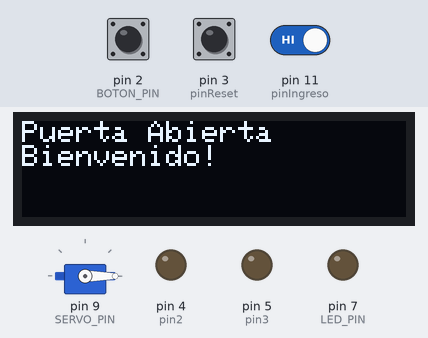
The sketch below on a simulated Arduino Uno, built with avr-gcc and run on an emulated ATmega328P. Parts: 128×32 one-colour display, servo, output pins drawn as LEDs (lit = HIGH). Inputs (shaded band) come from the test bench; at power-on: pin 2 (BOTON_PIN) HIGH, pin 3 (pinReset) HIGH, pin 11 (pinIngreso) HIGH. What the sketch prints to the serial monitor is not drawn.

Above: at 1.2 s.
1.3 s: pin 2 (BOTON_PIN) pulled LOW for 0.15 s
At 1.9 s:
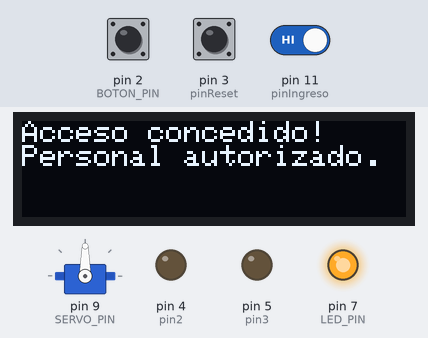
4.4 s: pin 3 (pinReset) pulled LOW for 0.15 s
At 5.4 s:
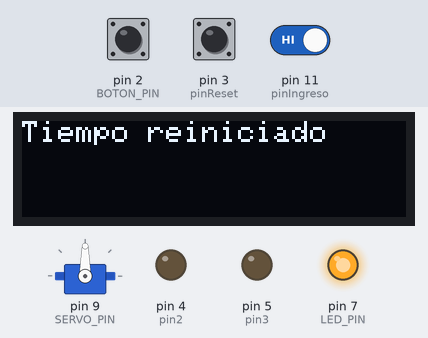
7.5 s: pin 11 (pinIngreso) driven LOW
At 7.8 s:
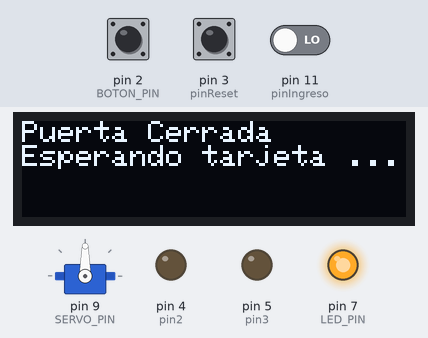
10.5 s: pin 11 (pinIngreso) driven HIGH
At 11.3 s:
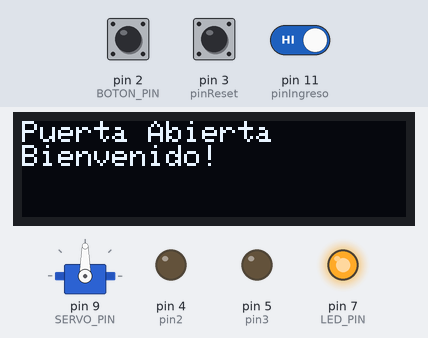
13.5 s: pin 11 (pinIngreso) driven LOW
At 14.2 s:
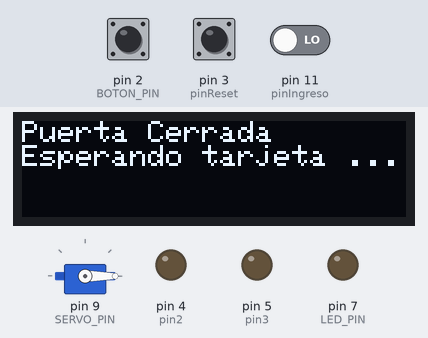
15.0 s: pin 11 (pinIngreso) driven HIGH
At 20.8 s:
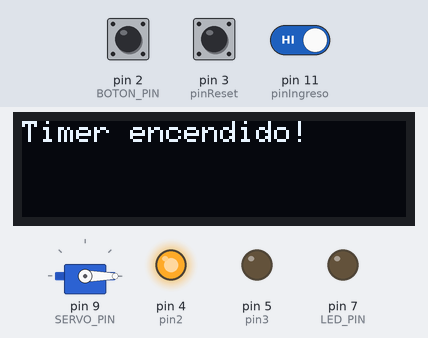
Timing chart, 0 to 26.4 s (numbered marks = the images above; inputs shaded):
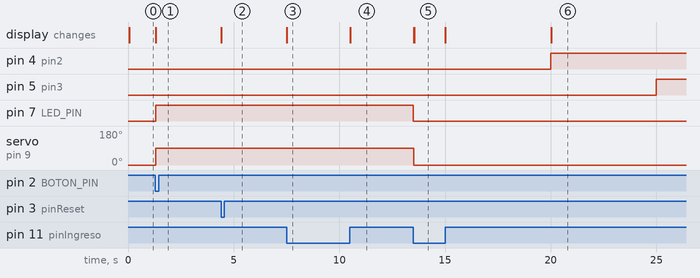

The sketch:

mainFinal.ino
```cpp
#include "pantalla1.h"
#include <DHT11.h>
#include <Servo.h>  // Incluye la librería para controlar el servo

#define BOTON_PIN 2  // Pin del botón (simula la tarjeta)
#define LED_PIN 7     // Pin del LED
#define SERVO_PIN 9   // Pin donde está conectado el servo

Servo miServo;        // Crea un objeto de tipo Servo
bool mostrarMensaje = false;
bool accesoPermitido = false;  // Variable que indica si el acceso está permitido

unsigned long tiempoInicio = 0; // Variable para almacenar el tiempo de inicio del temporizador
unsigned long DURACION_ACCESO = 10000; // Duración del acceso permitido en milisegundos (10 segundos)
unsigned long segundosPrevios = 0; // Para rastrear los segundos transcurridos
// Variables para antirrebote
unsigned long ultimaLecturaBoton = 0; // Momento de la última lectura del botón
const unsigned long TIEMPO_REBOTE = 50; // Tiempo para considerar un rebote (en milisegundos)
bool estadoBotonAnterior = HIGH; // Estado anterior del botón (usando pull-up)

unsigned long temporizador = 5000;
unsigned long cont1;
int pinIngreso =11; //Llave que inicia el temporizador y tambien lo apaga, es condicion prenderlo para poder ingresar y debe ser apagado al salir
int pin2 = 4, pin3 = 5; //Salidas, corresponderian a buzzer bajo e intenso
int pinReset = 3; //Pulsador que reinicia el tiempo
bool contON = false; //variable que indica si el contador esta encendido
bool estado_puerta = false; //variable utilizada para imprimir mensaje
int estadoAnteriorIngreso = LOW; //variable utilizada para un flanco
int cant_accesos = 0;
//bool forzarSalida = false;

int pinSensorTemp = 10;

DHT11 sensorTemperatura(pinSensorTemp);

void setup() {
  Serial.begin(9600);
  pinMode (pinIngreso, INPUT);
  pinMode (pinReset, INPUT_PULLUP);
  pinMode (pin2, OUTPUT);
  pinMode (pin3, OUTPUT);
  digitalWrite (pin2, LOW);
  digitalWrite (pin3, LOW);
  imprimirPantalla();
  pinMode(BOTON_PIN, INPUT_PULLUP);      // Configura el pin del botón como entrada con pull-up interno
  pinMode(LED_PIN, OUTPUT);              // Configura el pin del LED como salida
  miServo.attach(SERVO_PIN);             // Asocia el pin del servo con el objeto Servo
  miServo.write(0);                      // Posición inicial del servo (0 grados)
  Serial.println("Esperando tarjeta ...");
}

void loop() {
 int estadoActualIngreso = digitalRead(pinIngreso); //Variable detectora de flancos
 bool estadoBotonActual = digitalRead(BOTON_PIN);


    /*if (Serial.available() > 0) {
        String comando = Serial.readStringUntil('\n'); // Leer comando desde la PC

        if (comando.startsWith("Tiempo Servo=")) {
            DURACION_ACCESO = comando.substring(15).toInt(); // Actualiza tiempoServo
            Serial.println("tiempoServo actualizado.");
        } else if (comando.startsWith("Tiempo previo a la alarma=")) {
            temporizador = comando.substring(16).toInt(); // Actualiza tiempoAcceso
            Serial.println("tiempoAcceso actualizado.");
        } else if (comando == "getTemp") {
            int temperatura = sensorTemperatura.readTemperature();
            Serial.print("Temperatura: ");
            Serial.print(temperatura);
            Serial.println(" ºC");// Responde con el valor actual de la temperatura
        } else if (comando == "cantidad de accesos") {
            Serial.print("Cantidad de accesos a la camara: ");
            Serial.println(cant_accesos); // Responde con el valor actual del contador
        } else if (comando == "Forzar Entrada") {
           digitalWrite(LED_PIN, HIGH);      // Enciende el LED para indicar acceso
           miServo.write(90);
           Serial.println("Entrada forzada");
        }
    }*/


 if(Serial.available() > 0) {
    String comando = Serial.readStringUntil('\n');
    if (comando == "getTemp") {
      int temperatura = sensorTemperatura.readTemperature();
      Serial.print("Temperatura: ");
      Serial.print(temperatura);
      Serial.println(" ºC");
    }
    if (comando == "forzar entrada") {
      digitalWrite(LED_PIN, HIGH);      // Enciende el LED para indicar acceso
      miServo.write(90);
      Serial.println("Entrada forzada");
    }
    if (comando == "cantidad de accesos") {
      Serial.print("Cantidad de accesos a la camara: ");
      Serial.println(cant_accesos);
    }

    if (comando == "tiempo") {
      Serial.println("Recibido comando para cambiar el temporizador");
      while(Serial.available() == 0);
      String nuevoValor = Serial.readStringUntil('\n');
      nuevoValor.trim();
      Serial.print("Cadena recibida: ");
      Serial.println(nuevoValor);
      unsigned long nuevoTemporizador = nuevoValor.toInt();
      Serial.print("Temporizador anterior: ");
      Serial.println(temporizador);
      Serial.print("Nuevo Temporizador: ");
      temporizador = nuevoTemporizador;
      Serial.println(temporizador);
    }

    if (comando == "tiempoServo") {
      Serial.println("Recibido comando para cambiar el tiempo servo");
      while(Serial.available() == 0);
      String nuevoValor = Serial.readStringUntil('\n');
      nuevoValor.trim();
      Serial.print("Cadena recibida: ");
      Serial.println(nuevoValor);
      unsigned long nuevoTemporizador = nuevoValor.toInt();
      Serial.print("Temporizador anterior: ");
      Serial.println(DURACION_ACCESO);
      Serial.print("Nuevo Temporizador: ");
      DURACION_ACCESO = nuevoTemporizador;
      Serial.println(DURACION_ACCESO);
    }
  }
  //Bloque if que imprime si la puerta se encuentra cerrada, lo hace por unica vez, hasta otra salida
  if (!estado_puerta) {
    Serial.println ("Puerta cerrada");
     imprimirPuertaCerrada();


    estado_puerta = true;
  }


  // Antirrebote: verifica si el estado cambió y ha pasado suficiente tiempo
  if (estadoBotonActual != estadoBotonAnterior && (millis() - ultimaLecturaBoton > TIEMPO_REBOTE)) {
    ultimaLecturaBoton = millis(); // Actualiza el tiempo de la última lectura válida

    // Si el botón fue presionado (pasó de HIGH a LOW)
    if (estadoBotonActual == LOW && !accesoPermitido) {
      accesoPermitido = true;           // Activar el acceso
      tiempoInicio = millis();          // Inicia el conteo del temporizador
      segundosPrevios = 0;              // Reinicia el contador de segundos
      Serial.println("Acceso concedido, personal autorizado.");
      imprimirServo();
      digitalWrite(LED_PIN, HIGH);      // Enciende el LED para indicar acceso
      miServo.write(90);                // Mueve el servo a 90 grados

    }
  }


  estadoBotonAnterior = estadoBotonActual; // Actualiza el estado anterior del botón

  // Si el acceso está permitido, verifica si ha pasado el tiempo permitido
  if (accesoPermitido) {
    // Calcula el tiempo transcurrido en segundos
    unsigned long tiempoTranscurrido = millis() - tiempoInicio;
    unsigned long segundosActuales = tiempoTranscurrido / 1000;


    // Verifica si el tiempo transcurrido ha superado la duración permitida
    if (tiempoTranscurrido >= DURACION_ACCESO) {
      if(!digitalRead(pinIngreso)){
      accesoPermitido = false;        // Reinicia la variable para la siguiente vez
      digitalWrite(LED_PIN, LOW);     // Apaga el LED
      miServo.write(0);               // Mueve el servo de regreso a 0 grados
        imprimirDenegado();
        Serial.println("\n");
      Serial.println("Puerta cerrada");
      Serial.println("Esperando tarjeta ...");

    }
    }
  }

  if (digitalRead (pinIngreso) && !contON) { //si se detecta un ingreso (rfid y llave selectora) y el contador esta apagado, lo enciende
    contON = true;
    cont1 = millis();
    Serial.println("Puerta abierta, bienvenido!");
    imprimirPuertaAbierta();
   cant_accesos++;
  }

  if (contON && !digitalRead(pinReset)) { //bloque if que reinicia el tiempo
    cont1 = millis();
    digitalWrite (pin2, LOW);
    digitalWrite (pin3, LOW);
    //Serial.println("Timer reset!");
    timerReset();
  }

  if (!digitalRead (pinIngreso)) { //si no hay nadie dentro, se apagan las salidas y el contador. Se pone a false el ingreso. Es utilizado tambien para indicar que salimos de la camara
    contON = false;
    digitalWrite (pin2, LOW);
    digitalWrite (pin3, LOW);
    if (estadoAnteriorIngreso == HIGH && estadoActualIngreso == LOW) { //Detector de flanco negativo para imprimir el mensaje "Puerta cerrada" por unica vez nuevamente
    estado_puerta = false;
    }
  }

  if (contON) { //si el contador esta encendido, cuenta los tiempos y activa las respectivas salidas si se cumplen los if
    if (millis() - cont1 >= temporizador) {
     digitalWrite (pin2, HIGH);
      timerUNO();
      if (millis() - cont1 >= (temporizador*2)) {
        digitalWrite(pin3, HIGH);
      }
    }
  }

  estadoAnteriorIngreso = estadoActualIngreso; //Actualiza el valor para el flanco

}
```

pantalla1.cpp
```cpp
 #include "pantalla1.h"


Adafruit_SSD1306 pantalla(SCREEN_WIDTH, SCREEN_HEIGHT, &Wire, OLED_RESET);


void imprimirPantalla() {
    if (!pantalla.begin(SSD1306_SWITCHCAPVCC, 0x3C)) {
        Serial.println(F("No se pudo encontrar una pantalla OLED"));
        while (true);
    }
    pantalla.clearDisplay();
    pantalla.setTextColor(SSD1306_WHITE);
}

void imprimirPuertaAbierta() {
  pantalla.clearDisplay();  // Limpiar pantalla
  pantalla.setTextSize(1);  // Tamaño del texto
  pantalla.setTextColor(SSD1306_WHITE);  // Color del texto
  pantalla.setCursor(0, 0);  // Posición inicial del texto
  pantalla.print("Puerta Abierta\n");
  pantalla.print("Bienvenido!");
  pantalla.display();  // Actualizar pantalla
}

void imprimirPuertaCerrada() {
   pantalla.clearDisplay();  // Limpiar pantalla
  pantalla.setTextSize(1);  // Tamaño del texto
  pantalla.setTextColor(SSD1306_WHITE);  // Color del texto
  pantalla.setCursor(0, 0);  // Posición inicial del texto
  pantalla.print("Puerta Cerrada\n");
  pantalla.print("Esperando tarjeta ...");
  pantalla.display();  // Actualizar pantalla
}

void timerUNO() {
  pantalla.clearDisplay();  // Limpiar pantalla
  pantalla.setTextSize(1);  // Tamaño del texto
  pantalla.setTextColor(SSD1306_WHITE);  // Color del texto
  pantalla.setCursor(0, 0);  // Posición inicial del texto
  pantalla.print("Timer encendido!");
  pantalla.display();  // Actualizar pantalla
}


void timerDOS() {
  pantalla.clearDisplay();  // Limpiar pantalla
  pantalla.setTextSize(1);  // Tamaño del texto
  pantalla.setTextColor(SSD1306_WHITE);  // Color del texto
  pantalla.setCursor(0, 0);  // Posición inicial del texto
  pantalla.print("Timer 2 ON");
  pantalla.display();  // Actualizar pantalla
}

void timerReset(){
  pantalla.clearDisplay();  // Limpiar pantalla
  pantalla.setTextSize(1);  // Tamaño del texto
  pantalla.setTextColor(SSD1306_WHITE);  // Color del texto
  pantalla.setCursor(0, 0);  // Posición inicial del texto
  pantalla.print("Tiempo reiniciado");
  pantalla.display();  // Actualizar pantalla
}

void imprimirServo(){
   pantalla.clearDisplay();  // Limpiar pantalla
  pantalla.setTextSize(1);  // Tamaño del texto
  pantalla.setTextColor(SSD1306_WHITE);  // Color del texto
  pantalla.setCursor(0, 0);  // Posición inicial del texto
  pantalla.print("Acceso concedido!\n");
  pantalla.print("Personal autorizado.");
  pantalla.display();  // Actualizar pantalla
}

void imprimirDenegado(){
 pantalla.clearDisplay();  // Limpiar pantalla
  pantalla.setTextSize(1);  // Tamaño del texto
  pantalla.setTextColor(SSD1306_WHITE);  // Color del texto
  pantalla.setCursor(0, 0);  // Posición inicial del texto
  pantalla.print("Puerta cerrada\n");
  pantalla.print("Esperando tarjeta ...");
  pantalla.display();  // Actualizar pantalla
}

void imprimirTarjeta(){
  pantalla.clearDisplay();  // Limpiar pantalla
  pantalla.setTextSize(1);  // Tamaño del texto
  pantalla.setTextColor(SSD1306_WHITE);  // Color del texto
  pantalla.setCursor(0, 0);  // Posición inicial del texto
  pantalla.print("Esperando tarjeta ...");
  pantalla.display();  // Actualizar pantalla
}
/*
void getTemp(){
  int temperatura = sensorTemperatura.readTemperature();

 pantalla.clearDisplay();  // Limpiar pantalla
  pantalla.setTextSize(1);  // Tamaño del texto
  pantalla.setTextColor(SSD1306_WHITE);  // Color del texto
  pantalla.setCursor(0, 0);  // Posición inicial del texto
  pantalla.print("Temperatura: ");
  pantalla.println(temperatura);
  pantalla.print(" ºC");
  pantalla.display();  // Actualizar pantalla
}*/
```

pantalla1.h
```cpp
#ifndef PANTALLA1_H
#define PANTALLA1_H

#include <SPI.h>
#include <Wire.h>
#include <Adafruit_GFX.h>
#include <Adafruit_SSD1306.h>


#define SCREEN_WIDTH 128 // OLED display width, in pixels
#define SCREEN_HEIGHT 32 // OLED display height, in pixels
#define OLED_RESET     -1 // Reset pin # (or -1 if sharing Arduino reset pin)
#define SCREEN_ADDRESS 0x3C ///< See datasheet for Address; 0x3D for 128x64, 0x3C for 128x32
#define NUMFLAKES     10 // Number of snowflakes in the animation example
#define LOGO_HEIGHT   16
#define LOGO_WIDTH    16

extern Adafruit_SSD1306 pantalla;

void imprimirPantalla();
void imprimirPuertaAbierta();
void imprimirPuertaCerrada();
void timerUNO();
void timerDOS();
void timerReset();
void getTemp();
void imprimirServo();
void imprimirDenegado();
void imprimirTarjeta();

#endif
```

Measured:
- after the input at 1.3 s, pin 7 (LED_PIN): LOW → HIGH at once; servo on pin 9 (SERVO_PIN): 0° → 90° at once; the display: changes at once (image 1)
- after the input at 4.4 s, pin 4 (pin2): stays LOW (without the input it goes to HIGH after 0.65 s); the display: changes at once (image 2)
- after the input at 7.5 s, pin 4 (pin2): stays LOW (without the input it goes to HIGH after 2.0 s); the display: changes at once (image 3)
- after the input at 10.5 s, pin 7 (LED_PIN): stays HIGH (without the input it goes to LOW after 0.80 s); servo on pin 9 (SERVO_PIN): stays 90° (without the input it goes to 0° after 0.82 s); the display: changes at once (image 4)
- after the input at 13.5 s, pin 7 (LED_PIN): HIGH → LOW at once; servo on pin 9 (SERVO_PIN): 90° → 0° at once; the display: first changes at once (image 5 shows a later state)
- after the input at 15.0 s, pin 4 (pin2): LOW → HIGH after 5.0 s; pin 5 (pin3): LOW → HIGH after 10.0 s; the display: first changes at once (image 6 shows a later state)
